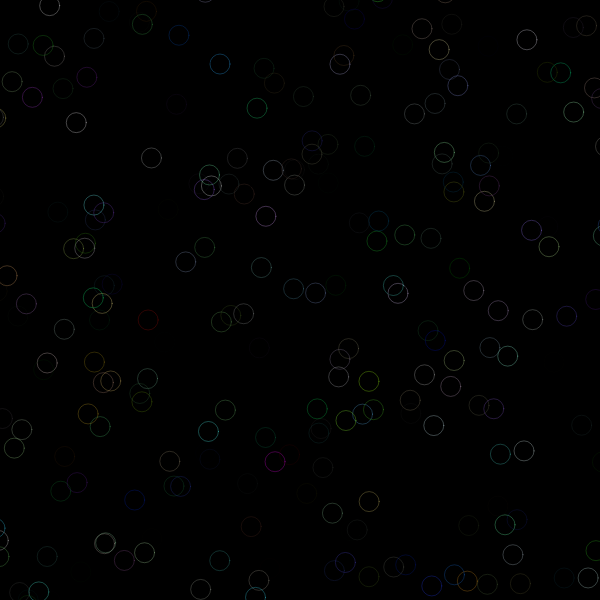
Frame 1 (no input)
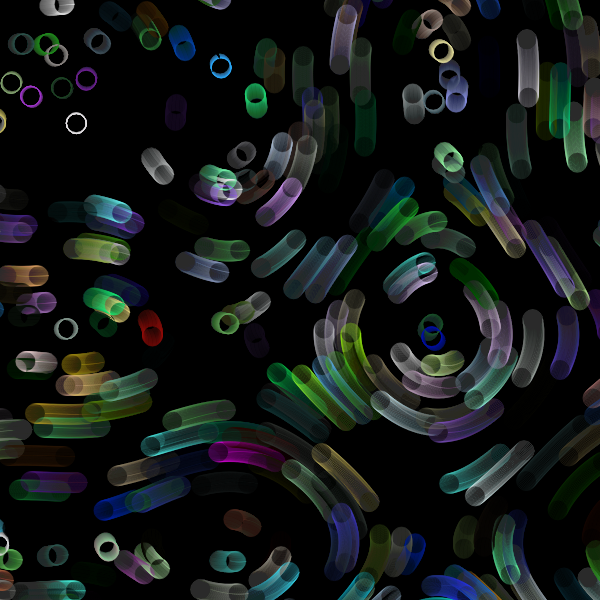
Frame 60 (no input)
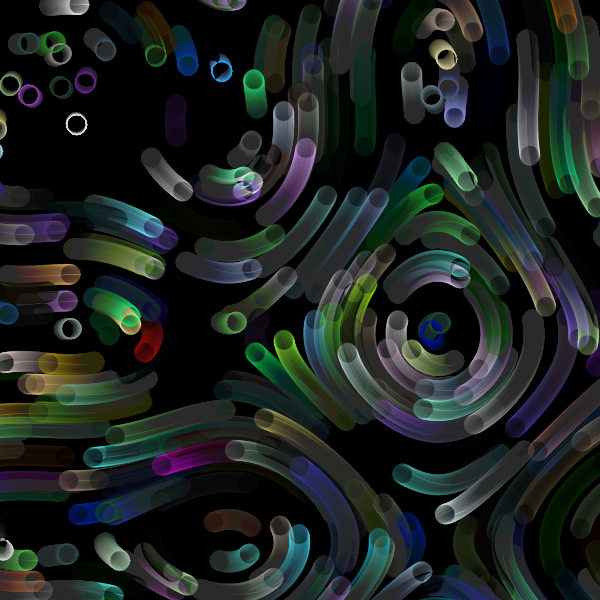
Frame 120 (the mouse pressed at the canvas centre since frame 60)

The p5.js sketch that drew these frames (run headless with seeded random() and noise() and a simulated clock; from frame 60 on, the mouse is pressed at the canvas centre):

// p5.js sketch
// ── sketch.js
//forked from: ISM by garabatsopr
// set weights for each color 

var weights = [1, 1, 1, 1];
// number of drawing agents 

var nAgents = 90;

let agent = [];

let border = 700;

// set spinning direction (plus or minus)

var direction = -1;

function setup() {
  w = 600;
  var canvas;
    if(windowWidth>=600 && windowHeight >=600){
      canvas = createCanvas(600, 600);
    }
    else{
      canvas = createCanvas(windowWidth, windowHeight - 100);
    }

  var x = (windowWidth - width) / 2;
  var y = (windowHeight - height) / 2;

  canvas.position(x, y);
  background(0);
  noStroke();
  colorMode(HSB, 360, 100, 100, 100);
  rectMode(CENTER)
  drawGrid()

}


function drawGrid()
{ 
  noFill();
  randomSeed(12345);
  for(let i=0; i < 20;i++)
  {
    beginShape();
      for(let i = 0; i < 20;i++)
      {
        let xx = random(border,width-border);
        let yy = random(border,height-border);
        curveVertex(xx,yy);
        agent.push(new Agent(xx,yy));
      }
    endShape(CLOSE);
  }
  
  
}

function draw() {
  background(0, 1)
  
  if(frameCount > 10000)
  {
      noLoop();   
  }

  push();
  
  translate(0,0);

  for (let i = 0; i < agent.length; i++) {
      agent[i].update();
  } 
  
  pop();
}

// paintining agent 


class Agent {
  constructor(x,y) {
  
    this.p = createVector(x,y);
    
    this.pOld = createVector(this.p.x, this.p.y);

    this.step = 0.5;
    
    this.scale = 3;
    
    this.color = color(random(300), random(100), random(100))
    
    this.direction = 1;
    
    //this.strokeWidth = random(1,2);
    this.strokeWidth = 0.1;
    
    this.rr = random(0,1);
    
    this.ang = random(0,PI);
  }
  
  getPartner() {
    return this.partner;
  }

  getP() {
    return this.p;
  }
  
  getColor(){
    return this.color;
  }


  update() {
    

    this.p.x += this.direction * vector_field(this.p.x, this.p.y,this.scale).x * this.step;
    this.p.y += this.direction * vector_field(this.p.x, this.p.y,this.scale).y * this.step;

    strokeWeight(0.3);
    stroke(this.color, 10);
    


    ellipse(this.pOld.x, this.pOld.y, 20, 20);

      
  
    this.pOld.set(this.p);
  }

}

// vector field function 
// the painting agents follow the flow defined 
// by this function 


function vector_field(x, y,myScale) {

  x = map(x, border, width-border, 0, myScale);
  y = map(y, border, height-border,0, myScale);

  let k1 = 5;
  let k2 = 3;

  //let u = sin(k1 * y) + cos(k2 * y) + map(noise(x,y),0,1,-5,5);
  //let v = sin(k2 * x) - cos(k1 * x) + map(noise(x,y),0,1,-5,5);

  let u = sin(k1 * y) + cos(k2 * y) + 0.01;
  let v = sin(k2 * x) - cos(k1 * x) + 0.01;
  
  return createVector(u,v);
}
